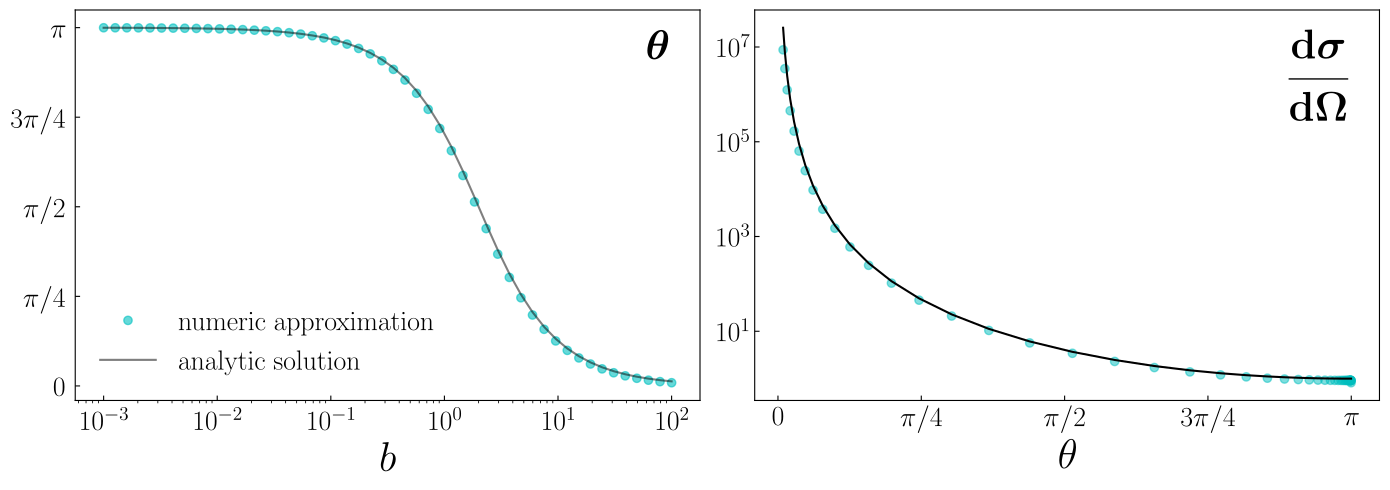

Here is the Python script that generated this plot:
import numpy as np
from main import *

import matplotlib.pyplot as plt
plt.rcParams.update({
    'text.latex.preamble': r'\usepackage{amsmath}',
    'text.usetex': True,
    'font.family': 'sans-serif',
    'font.sans-serif': ['Helvetica']
})


if __name__ == '__main__':

    def f(q,t,m1,Z1,Z2):
        F_x,F_y = F_coulomb(q[[0,1]],np.array([0,0]),Z1,Z2)
        return np.array([q[2],q[3],F_x/m1,F_y/m1])

    x0 = -50
    b  = 3
    v0 = 1
    q0 = np.array([x0,b,v0,0])
    Z1,Z2,m1 = 1,1,1

    t0 = 0
    h  = 1e-3

    def stop(t_res,q_res,atol=1e-6,rtol=1e-6):
        th_p  = np.arctan(q_res[-2][3]/q_res[-2][2])
        th_c  = np.arctan(q_res[-1][3]/q_res[-1][2])
        cond1 = np.abs(th_p - th_c) < atol or np.abs(1 - th_c/(th_p + 1e-100)) < rtol
        cond2 = np.sum(q_res[-1][:2]**2) - np.sum(q_res[0][:2]**2) > 0

        return cond1 and cond2

    t,q = solve_ODE(lambda q_,t_: f(q_,t_,m1,Z1,Z2),t0,q0,h,stop,method='RKF45',tol=1e-6,adaptive=False)    
    x,y,vx,vy = q.T

    E = 0.5*(vx**2 + vy**2) + 1/np.sqrt(x**2 + y**2)
    L = x*vy + y*vx

    nrows,ncols = 1,3
    fig,ax = plt.subplots(nrows=nrows,ncols=ncols,figsize=(7*ncols,5*nrows))

    ax[0].plot(x,y)
    ax[0].plot(x[0],y[0],color='k',marker='o')
    ax[0].plot([0],[0],color='k',marker='o')
    ax[0].set_xlabel(r'$x$',size=30)
    ax[0].set_ylabel(r'$y$',size=30)
    ax[0].tick_params(axis='both',which='major',direction='in',labelsize=20)

    ax[1].plot(t,E)
    ax[1].set_ylim(E[0]-1e-2,E[1]+1e-2)
    ax[1].set_xlabel(r'$t$',size=30)
    ax[1].set_ylabel(r'$E$',size=30)
    ax[1].tick_params(axis='both',which='major',direction='in',labelsize=20)

    ax[2].plot(t,L)
    ax[2].set_xlabel(r'$t$',size=30)
    ax[2].set_ylabel(r'$L_z$',size=30)
    ax[2].tick_params(axis='both',which='major',direction='in',labelsize=20)

    fig.tight_layout()
    plt.show()
    # fig.savefig(r'test_solver.pdf',bbox_inches='tight')


    b = np.logspace(-3,2,50)
    q_results = np.zeros((b.shape[0],4))
    for i in range(b.shape[0]):
        q0 = np.array([x0,b[i],v0,0])
        t,q = solve_ODE(lambda q_,t_: f(q_,t_,m1=1,Z1=1,Z2=2),t0,q0,h,stop,method='RKF45',tol=1e-16,adaptive=True)
        q_results[i] = q[-1]

        x,y,vx,vy = q.T

    theta = np.arctan2(q_results[:,3],q_results[:,2])
    dsig = b**2*np.log(10)/np.sin(theta)/np.abs(get_derivative(theta,np.log10(b)))


    nrows,ncols = 1,2
    fig,ax = plt.subplots(nrows=nrows,ncols=ncols,figsize=(7*ncols,5*nrows))

    Z1,Z2,m1 = 1,2,1

    exact = 2*np.arctan(Z1*Z2/b/m1/v0**2)
    ax[0].plot(b,theta,ls='None',marker='o',color='c',alpha=0.6,label=r'$\rm numeric~approximation$')
    ax[0].plot(b,exact,'k-',alpha=0.5,label=r'$\rm analytic~solution$')
    ax[0].legend(fontsize=20,loc='lower left',frameon=False)

    ax[0].set_xlabel(r'$b$',size=30)
    ax[0].text(s=r'\boldmath $\theta$',x=0.95,y=0.95,size=30,ha='right',va='top',transform=ax[0].transAxes)
    ax[0].tick_params(axis='both',which='major',direction='in',labelsize=20,pad=7)
    ax[0].semilogx()

    yticks  = [0,np.pi/4,np.pi/2,3*np.pi/4,np.pi]
    ylabels = [r'$0$',r'$\pi/4$',r'$\pi/2$',r'$3\pi/4$',r'$\pi$']
    ax[0].set_yticks(yticks,ylabels)


    exact = (Z1*Z2/4/(m1*v0**2/2)/np.sin(theta/2)**2)**2
    ax[1].plot(theta,dsig,ls='None',marker='o',color='c',alpha=0.5)
    ax[1].plot(theta,exact,'k-')

    ax[1].set_xlabel(r'$\theta$',size=30)
    ax[1].text(s=r'\boldmath $\displaystyle \frac{{\rm d} \sigma}{{\rm d} \Omega}$',x=0.95,y=0.95,size=30,ha='right',va='top',transform=ax[1].transAxes)
    ax[1].tick_params(axis='both',which='major',direction='in',labelsize=20)
    ax[1].tick_params(axis='both',which='minor',direction='in')
    ax[1].semilogy()

    xticks  = [0,np.pi/4,np.pi/2,3*np.pi/4,np.pi]
    xlabels = [r'$0$',r'$\pi/4$',r'$\pi/2$',r'$3\pi/4$',r'$\pi$'] 
    ax[1].set_xticks(xticks,xlabels)

    fig.tight_layout()
    plt.show()
    # fig.savefig(r'part1-xsec.pdf',bbox_inches='tight')
